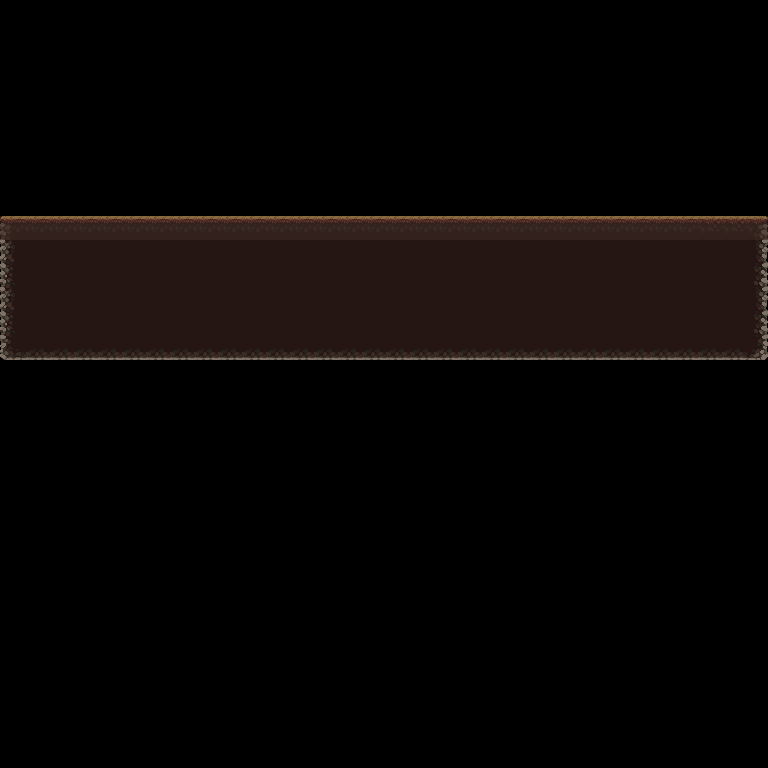

This game map was drawn from its Tiled (.tmx) file and the tilesets committed beside it. A one-line description and the full map source follow:
An orthogonal 32x32 tile map with 24x24 px tiles, 3 tile layers (bg, ground, colliders).

<map version="1.10" tiledversion="1.10.2" orientation="orthogonal" renderorder="right-down" width="32" height="32" tilewidth="24" tileheight="24" infinite="0" nextlayerid="4" nextobjectid="1">
 <properties>
  <property name="isColliable" type="bool" value="true" />
 </properties>
 <tileset firstgid="1" source="tilesets/oak_woods.tsx" />
 <layer id="2" name="bg" width="32" height="32">
  <data encoding="csv">
0,0,0,0,0,0,0,0,0,0,0,0,0,0,0,0,0,0,0,0,0,0,0,0,0,0,0,0,0,0,0,0,
0,0,0,0,0,0,0,0,0,0,0,0,0,0,0,0,0,0,0,0,0,0,0,0,0,0,0,0,0,0,0,0,
0,0,0,0,0,0,0,0,0,0,0,0,0,0,0,0,0,0,0,0,0,0,0,0,0,0,0,0,0,0,0,0,
0,0,0,0,0,0,0,0,0,0,0,0,0,0,0,0,0,0,0,0,0,0,0,0,0,0,0,0,0,0,0,0,
0,0,0,0,0,0,0,0,0,0,0,0,0,0,0,0,0,0,0,0,0,0,0,0,0,0,0,0,0,0,0,0,
0,0,0,0,0,0,0,0,0,0,0,0,0,0,0,0,0,0,0,0,0,0,0,0,0,0,0,0,0,0,0,0,
0,0,0,0,0,0,0,0,0,0,0,0,0,0,0,0,0,0,0,0,0,0,0,0,0,0,0,0,0,0,0,0,
0,0,0,0,0,0,0,0,0,0,0,0,0,0,0,0,0,0,0,0,0,0,0,0,0,0,0,0,0,0,0,0,
0,0,0,0,0,0,0,0,0,0,0,0,0,0,0,0,0,0,0,0,0,0,0,0,0,0,0,0,0,0,0,0,
0,0,0,0,0,0,0,0,0,0,0,0,0,0,0,0,0,0,0,0,0,0,0,0,0,0,0,0,0,0,0,0,
0,0,0,0,0,0,0,0,0,0,0,0,0,0,0,0,0,0,0,0,0,0,0,0,0,0,0,0,0,0,0,0,
0,0,0,0,0,0,0,0,0,0,0,0,0,0,0,0,0,0,0,0,0,0,0,0,0,0,0,0,0,0,0,0,
0,0,0,0,0,0,0,0,0,0,0,0,0,0,0,0,0,0,0,0,0,0,0,0,0,0,0,0,0,0,0,0,
0,0,0,0,0,0,0,0,0,0,0,0,0,0,0,0,0,0,0,0,0,0,0,0,0,0,0,0,0,0,0,0,
0,0,0,0,0,0,0,0,0,0,0,0,0,0,0,0,0,0,0,0,0,0,0,0,0,0,0,0,0,0,0,0,
0,0,0,0,0,0,0,0,0,0,0,0,0,0,0,0,0,0,0,0,0,0,0,0,0,0,0,0,0,0,0,0,
0,0,0,0,0,0,0,0,0,0,0,0,0,0,0,0,0,0,0,0,0,0,0,0,0,0,0,0,0,0,0,0,
0,0,0,0,0,0,0,0,0,0,0,0,0,0,0,0,0,0,0,0,0,0,0,0,0,0,0,0,0,0,0,0,
0,0,0,0,0,0,0,0,0,0,0,0,0,0,0,0,0,0,0,0,0,0,0,0,0,0,0,0,0,0,0,0,
0,0,0,0,0,0,0,0,0,0,0,0,0,0,0,0,0,0,0,0,0,0,0,0,0,0,0,0,0,0,0,0,
0,0,0,0,0,0,0,0,0,0,0,0,0,0,0,0,0,0,0,0,0,0,0,0,0,0,0,0,0,0,0,0,
0,0,0,0,0,0,0,0,0,0,0,0,0,0,0,0,0,0,0,0,0,0,0,0,0,0,0,0,0,0,0,0,
0,0,0,0,0,0,0,0,0,0,0,0,0,0,0,0,0,0,0,0,0,0,0,0,0,0,0,0,0,0,0,0,
0,0,0,0,0,0,0,0,0,0,0,0,0,0,0,0,0,0,0,0,0,0,0,0,0,0,0,0,0,0,0,0,
0,0,0,0,0,0,0,0,0,0,0,0,0,0,0,0,0,0,0,0,0,0,0,0,0,0,0,0,0,0,0,0,
0,0,0,0,0,0,0,0,0,0,0,0,0,0,0,0,0,0,0,0,0,0,0,0,0,0,0,0,0,0,0,0,
0,0,0,0,0,0,0,0,0,0,0,0,0,0,0,0,0,0,0,0,0,0,0,0,0,0,0,0,0,0,0,0,
0,0,0,0,0,0,0,0,0,0,0,0,0,0,0,0,0,0,0,0,0,0,0,0,0,0,0,0,0,0,0,0,
0,0,0,0,0,0,0,0,0,0,0,0,0,0,0,0,0,0,0,0,0,0,0,0,0,0,0,0,0,0,0,0,
0,0,0,0,0,0,0,0,0,0,0,0,0,0,0,0,0,0,0,0,0,0,0,0,0,0,0,0,0,0,0,0,
0,0,0,0,0,0,0,0,0,0,0,0,0,0,0,0,0,0,0,0,0,0,0,0,0,0,0,0,0,0,0,0,
0,0,0,0,0,0,0,0,0,0,0,0,0,0,0,0,0,0,0,0,0,0,0,0,0,0,0,0,0,0,0,0
</data>
 </layer>
 <layer id="1" name="ground" width="32" height="32">
  <data encoding="csv">
0,0,0,0,0,0,0,0,0,0,0,0,0,0,0,0,0,0,0,0,0,0,0,0,0,0,0,0,0,0,0,0,
0,0,0,0,0,0,0,0,0,0,0,0,0,0,0,0,0,0,0,0,0,0,0,0,0,0,0,0,0,0,0,0,
0,0,0,0,0,0,0,0,0,0,0,0,0,0,0,0,0,0,0,0,0,0,0,0,0,0,0,0,0,0,0,0,
0,0,0,0,0,0,0,0,0,0,0,0,0,0,0,0,0,0,0,0,0,0,0,0,0,0,0,0,0,0,0,0,
0,0,0,0,0,0,0,0,0,0,0,0,0,0,0,0,0,0,0,0,0,0,0,0,0,0,0,0,0,0,0,0,
0,0,0,0,0,0,0,0,0,0,0,0,0,0,0,0,0,0,0,0,0,0,0,0,0,0,0,0,0,0,0,0,
0,0,0,0,0,0,0,0,0,0,0,0,0,0,0,0,0,0,0,0,0,0,0,0,0,0,0,0,0,0,0,0,
0,0,0,0,0,0,0,0,0,0,0,0,0,0,0,0,0,0,0,0,0,0,0,0,0,0,0,0,0,0,0,0,
0,0,0,0,0,0,0,0,0,0,0,0,0,0,0,0,0,0,0,0,0,0,0,0,0,0,0,0,0,0,0,0,
1,2,2,2,2,2,2,2,2,2,2,2,2,2,2,2,2,2,2,2,2,2,2,2,2,2,2,2,2,3,3,4,
22,23,23,23,23,23,23,23,23,23,23,23,23,23,23,23,23,23,23,23,23,23,23,23,23,23,23,23,23,23,23,25,
43,23,23,23,23,23,23,23,23,23,23,23,23,23,23,23,23,23,23,23,23,23,23,23,23,23,23,23,23,23,23,46,
22,23,23,23,23,23,23,23,23,23,23,23,23,23,23,23,23,23,23,23,23,23,23,23,23,23,23,23,23,23,23,25,
43,23,23,23,23,23,23,23,23,23,23,23,23,23,23,23,23,23,23,23,23,23,23,23,23,23,23,23,23,23,23,46,
64,66,66,66,66,66,66,66,66,66,66,66,66,66,66,66,66,66,66,66,66,66,66,66,66,66,66,66,66,66,66,67,
0,0,0,0,0,0,0,0,0,0,0,0,0,0,0,0,0,0,0,0,0,0,0,0,0,0,0,0,0,0,0,0,
0,0,0,0,0,0,0,0,0,0,0,0,0,0,0,0,0,0,0,0,0,0,0,0,0,0,0,0,0,0,0,0,
0,0,0,0,0,0,0,0,0,0,0,0,0,0,0,0,0,0,0,0,0,0,0,0,0,0,0,0,0,0,0,0,
0,0,0,0,0,0,0,0,0,0,0,0,0,0,0,0,0,0,0,0,0,0,0,0,0,0,0,0,0,0,0,0,
0,0,0,0,0,0,0,0,0,0,0,0,0,0,0,0,0,0,0,0,0,0,0,0,0,0,0,0,0,0,0,0,
0,0,0,0,0,0,0,0,0,0,0,0,0,0,0,0,0,0,0,0,0,0,0,0,0,0,0,0,0,0,0,0,
0,0,0,0,0,0,0,0,0,0,0,0,0,0,0,0,0,0,0,0,0,0,0,0,0,0,0,0,0,0,0,0,
0,0,0,0,0,0,0,0,0,0,0,0,0,0,0,0,0,0,0,0,0,0,0,0,0,0,0,0,0,0,0,0,
0,0,0,0,0,0,0,0,0,0,0,0,0,0,0,0,0,0,0,0,0,0,0,0,0,0,0,0,0,0,0,0,
0,0,0,0,0,0,0,0,0,0,0,0,0,0,0,0,0,0,0,0,0,0,0,0,0,0,0,0,0,0,0,0,
0,0,0,0,0,0,0,0,0,0,0,0,0,0,0,0,0,0,0,0,0,0,0,0,0,0,0,0,0,0,0,0,
0,0,0,0,0,0,0,0,0,0,0,0,0,0,0,0,0,0,0,0,0,0,0,0,0,0,0,0,0,0,0,0,
0,0,0,0,0,0,0,0,0,0,0,0,0,0,0,0,0,0,0,0,0,0,0,0,0,0,0,0,0,0,0,0,
0,0,0,0,0,0,0,0,0,0,0,0,0,0,0,0,0,0,0,0,0,0,0,0,0,0,0,0,0,0,0,0,
0,0,0,0,0,0,0,0,0,0,0,0,0,0,0,0,0,0,0,0,0,0,0,0,0,0,0,0,0,0,0,0,
0,0,0,0,0,0,0,0,0,0,0,0,0,0,0,0,0,0,0,0,0,0,0,0,0,0,0,0,0,0,0,0,
0,0,0,0,0,0,0,0,0,0,0,0,0,0,0,0,0,0,0,0,0,0,0,0,0,0,0,0,0,0,0,0
</data>
 </layer>
 <layer id="3" name="colliders" width="32" height="32" opacity="0.61" tintcolor="#ff0000">
  <properties>
   <property name="IsCollectible" type="bool" value="true" />
  </properties>
  <data encoding="csv">
0,0,0,0,0,0,0,0,0,0,0,0,0,0,0,0,0,0,0,0,0,0,0,0,0,0,0,0,0,0,0,0,
0,0,0,0,0,0,0,0,0,0,0,0,0,0,0,0,0,0,0,0,0,0,0,0,0,0,0,0,0,0,0,0,
0,0,0,0,0,0,0,0,0,0,0,0,0,0,0,0,0,0,0,0,0,0,0,0,0,0,0,0,0,0,0,0,
0,0,0,0,0,0,0,0,0,0,0,0,0,0,0,0,0,0,0,0,0,0,0,0,0,0,0,0,0,0,0,0,
0,0,0,0,0,0,0,0,0,0,0,0,0,0,0,0,0,0,0,0,0,0,0,0,0,0,0,0,0,0,0,0,
0,0,0,0,0,0,0,0,0,0,0,0,0,0,0,0,0,0,0,0,0,0,0,0,0,0,0,0,0,0,0,0,
0,0,0,0,0,0,0,0,0,0,0,0,0,0,0,0,0,0,0,0,0,0,0,0,0,0,0,0,0,0,0,0,
0,0,0,0,0,0,0,0,0,0,0,0,0,0,0,0,0,0,0,0,0,0,0,0,0,0,0,0,0,0,0,0,
0,0,0,0,0,0,0,0,0,0,0,0,0,0,0,0,0,0,0,0,0,0,0,0,0,0,0,0,0,0,0,0,
37,37,37,37,37,37,37,37,37,37,37,37,37,37,37,37,37,37,37,37,37,37,37,37,37,37,37,37,37,37,37,37,
0,0,0,0,0,0,0,0,0,0,0,0,0,0,0,0,0,0,0,0,0,0,0,0,0,0,0,0,0,0,0,0,
0,0,0,0,0,0,0,0,0,0,0,0,0,0,0,0,0,0,0,0,0,0,0,0,0,0,0,0,0,0,0,0,
0,0,0,0,0,0,0,0,0,0,0,0,0,0,0,0,0,0,0,0,0,0,0,0,0,0,0,0,0,0,0,0,
0,0,0,0,0,0,0,0,0,0,0,0,0,0,0,0,0,0,0,0,0,0,0,0,0,0,0,0,0,0,0,0,
0,0,0,0,0,0,0,0,0,0,0,0,0,0,0,0,0,0,0,0,0,0,0,0,0,0,0,0,0,0,0,0,
0,0,0,0,0,0,0,0,0,0,0,0,0,0,0,0,0,0,0,0,0,0,0,0,0,0,0,0,0,0,0,0,
0,0,0,0,0,0,0,0,0,0,0,0,0,0,0,0,0,0,0,0,0,0,0,0,0,0,0,0,0,0,0,0,
0,0,0,0,0,0,0,0,0,0,0,0,0,0,0,0,0,0,0,0,0,0,0,0,0,0,0,0,0,0,0,0,
0,0,0,0,0,0,0,0,0,0,0,0,0,0,0,0,0,0,0,0,0,0,0,0,0,0,0,0,0,0,0,0,
0,0,0,0,0,0,0,0,0,0,0,0,0,0,0,0,0,0,0,0,0,0,0,0,0,0,0,0,0,0,0,0,
0,0,0,0,0,0,0,0,0,0,0,0,0,0,0,0,0,0,0,0,0,0,0,0,0,0,0,0,0,0,0,0,
0,0,0,0,0,0,0,0,0,0,0,0,0,0,0,0,0,0,0,0,0,0,0,0,0,0,0,0,0,0,0,0,
0,0,0,0,0,0,0,0,0,0,0,0,0,0,0,0,0,0,0,0,0,0,0,0,0,0,0,0,0,0,0,0,
0,0,0,0,0,0,0,0,0,0,0,0,0,0,0,0,0,0,0,0,0,0,0,0,0,0,0,0,0,0,0,0,
0,0,0,0,0,0,0,0,0,0,0,0,0,0,0,0,0,0,0,0,0,0,0,0,0,0,0,0,0,0,0,0,
0,0,0,0,0,0,0,0,0,0,0,0,0,0,0,0,0,0,0,0,0,0,0,0,0,0,0,0,0,0,0,0,
0,0,0,0,0,0,0,0,0,0,0,0,0,0,0,0,0,0,0,0,0,0,0,0,0,0,0,0,0,0,0,0,
0,0,0,0,0,0,0,0,0,0,0,0,0,0,0,0,0,0,0,0,0,0,0,0,0,0,0,0,0,0,0,0,
0,0,0,0,0,0,0,0,0,0,0,0,0,0,0,0,0,0,0,0,0,0,0,0,0,0,0,0,0,0,0,0,
0,0,0,0,0,0,0,0,0,0,0,0,0,0,0,0,0,0,0,0,0,0,0,0,0,0,0,0,0,0,0,0,
0,0,0,0,0,0,0,0,0,0,0,0,0,0,0,0,0,0,0,0,0,0,0,0,0,0,0,0,0,0,0,0,
0,0,0,0,0,0,0,0,0,0,0,0,0,0,0,0,0,0,0,0,0,0,0,0,0,0,0,0,0,0,0,0
</data>
 </layer>
</map>
